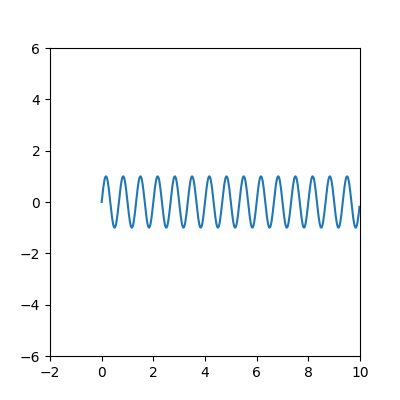

Recreate this plot in Python.
import matplotlib.pyplot as plt
import numpy as np

# Generate x values from 0.0 to 10.0 with a step of 0.02
x = np.arange(0.0, 10.0, 0.02)

# Calculate y values as sine(3*pi*x)
y = np.sin(3 * np.pi * x)

# Create the figure and axes
fig, ax = plt.subplots(figsize=(4, 4))  # Set figure size to 4x4 inches

# Plot the line
ax.plot(x, y)

# Set x-axis and y-axis limits
ax.set_xlim([-2, 10])
ax.set_ylim([-6, 6])

# Display the plot

plt.savefig('/app/agents/text2chart/v1/save/matplotbench_easy/code/9/v1.png'); plt.close()